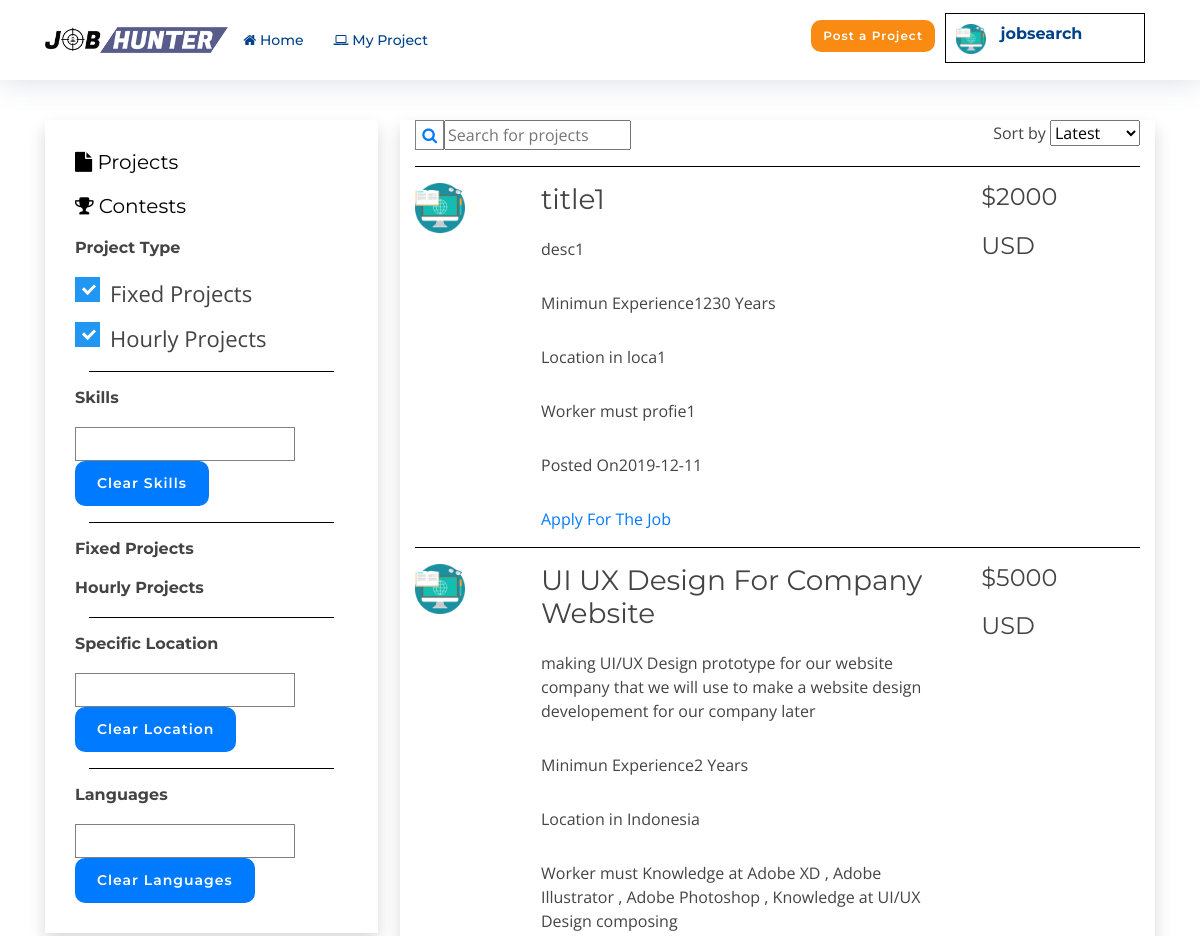
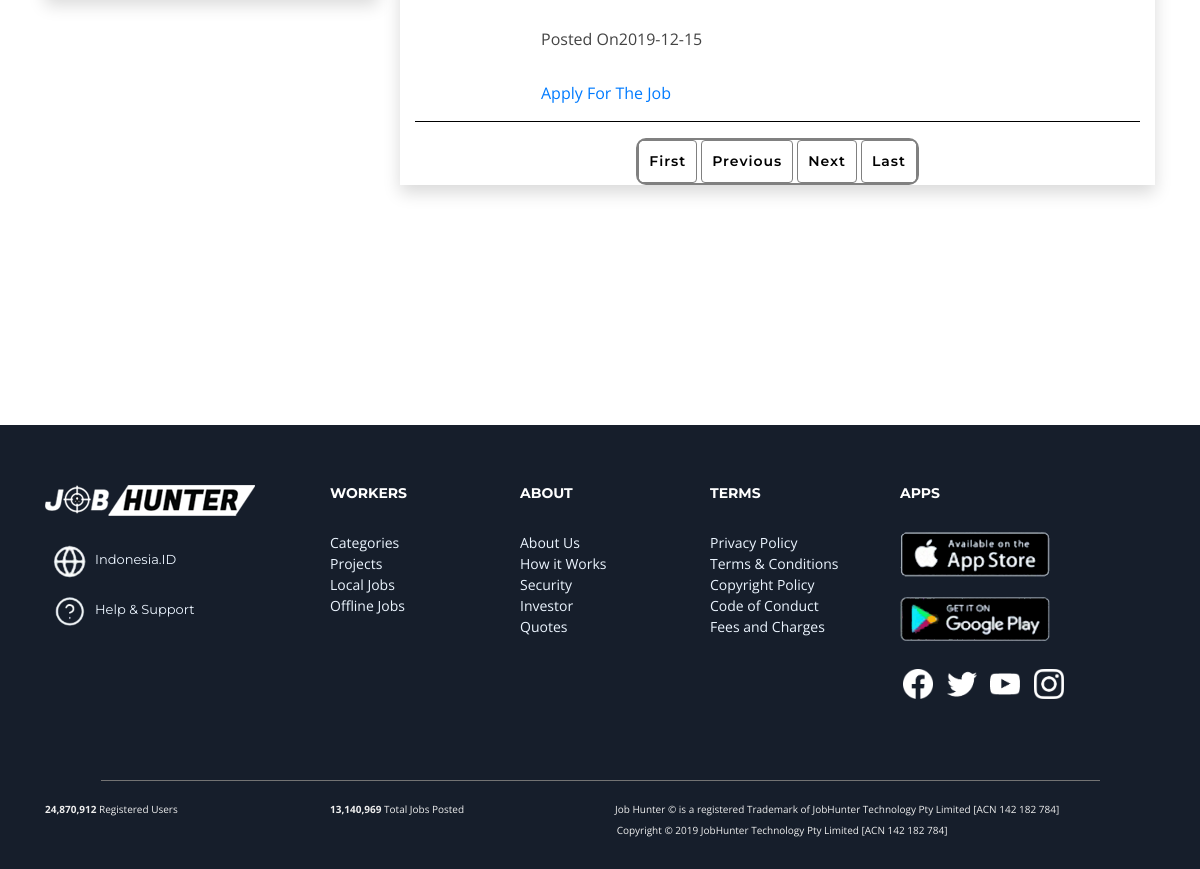
Screenshot of /jobsearch/browse.php (signed in) with the database file from the repository (2 pictures, top to bottom).
### tables this page shows
CREATE TABLE `tb_user` (
  `id_user` int(50) NOT NULL,
  `username` varchar(100) NOT NULL,
  `password` varchar(100) NOT NULL,
  `name` varchar(100) NOT NULL,
  `email` varchar(100) NOT NULL,
  `phone` int(20) NOT NULL,
  `role` enum('none','jobhunter','jobplacer','admin') NOT NULL,
  `status` enum('active','pending','closed') NOT NULL
);

CREATE TABLE `tb_job` (
  `id_job` int(50) NOT NULL,
  `id_placer` int(50) NOT NULL,
  `title` varchar(300) NOT NULL,
  `jobdesc` varchar(300) NOT NULL,
  `experience` varchar(50) NOT NULL,
  `salary` varchar(100) NOT NULL,
  `location` varchar(100) NOT NULL,
  `industry` varchar(100) NOT NULL,
  `profile` varchar(100) NOT NULL,
  `postdate` date NOT NULL,
  `status` enum('active','closed') NOT NULL
);

### jobsearch/browse.php (the view, shortened to what this page needs)
<?php
include '../config.php';
$id_user = $_SESSION['id_user'];
$query = mysqli_query($sql,"SELECT username from tb_user where id_user = '$id_user'");
$data = mysqli_fetch_assoc($query);
$username = $data['username'];
?>
<!DOCTYPE html>
<html lang="en">
<head>
  <link href="../assets/lib/bootstrap/css/bootstrap.min.css" rel="stylesheet">
  <link href="../assets/lib/font-awesome/css/font-awesome.min.css" rel="stylesheet">
  <link href="../assets/lib/animate/animate.min.css" rel="stylesheet">
  <link href="../assets/lib/ionicons/css/ionicons.min.css" rel="stylesheet">
  <link href="../assets/lib/owlcarousel/assets/owl.carousel.min.css" rel="stylesheet">
  <link href="../assets/lib/lightbox/css/lightbox.min.css" rel="stylesheet">
  <link href="../assets/css/style4.css" rel="stylesheet">
</head>
<body>
  <header id="header" class="fixed-top">
    <div class="container">
      <div class="logo float-left">
        <a href="browse.php" class="scrollto"><img src="../assets/img/logo5.png" alt="" class="img-fluid"></a>
      </div>
      <nav class="main-nav d-none d-lg-block">
        <ul class="float-left">
          <li><a href="browse.php"><i class="fa fa-home"></i>  Home</a></li>
          <li class="active"><a href="myprojects.php"><i class="fa fa-laptop"></i>  My Project</a></li>
        </ul>
        <ul class="float-right">
          <li><a href="placing.html" class="btn ">Post a Project</a></li>
          <li>
            <a href="profile.php" class="profile ">
            <div class="container">
              <div class="row">
                <div class="col-lg-3">
                  <img src="../assets/img/browse/desktop.png" width="30px" height="30px">
                </div>
                <div class="col-lg-4">
                  <h6><strong><?= $username;?></strong></h6>
                </div>
              </div>
            </div>
            </a>
          </li>
        </ul>
      </nav>
    </div>
  </header>
  <main id="main">
  <section id="main" class="clearfix">
    <div class="container">
      <div class="filter shadow">
        <div>
          <h5><a href="" title=""><i class="fa fa-file"></i>  Projects</a></h5>
          <h5><a href="" title=""><i class="fa fa-trophy"></i>  Contests</a></h5>
          <div class="check">
            <h6>Project Type</h6>
            <label class="check-box ">Fixed Projects
              <span class="checkmark"></span>
            </label>
            <label class="check-box ">Hourly Projects
              <span class="checkmark"></span>
            </label>
            <hr width="90%">
          </div>
          <div class="skills">
            <h6>Skills</h6>
            <div>
              <a href="#about" class="btn">Clear Skills</a>
            </div>
            <hr width="90%">
          </div>
          <div class="pay">
            <h6>Fixed Projects</h6>
            <h6>Hourly Projects</h6>
            <hr width="90%">
          </div>
          <div class="place">
            <h6>Specific Location</h6>
            <div>
              <a href="#about" class="btn">Clear Location</a>
            </div>
             <hr width="90%">
          </div>
          <div class="skills">
            <h6>Languages</h6>
            <div>
              <a href="#about" class="btn">Clear Languages</a>
            </div>
          </div>
        </div>
      </div>
      <div class="search shadow">
        <div class="container">
          <div class="row">
            <div class="search-btn col-lg-6 col-md-6" align="left">
              <a href="#" class="search-btn"><i class="fa fa-search"></i><input class="search-txt" type="text" placeholder="Search for projects"></a>
            </div>
            <div class="sort col-lg-6 col-md-6" align="right">
              Sort by
              <select id="list" onchange="getSelectValue();">
                <option value="latest">Latest</option>
              </select>
            </div>
          </div>
          <hr>
            <?php
            $datajob = mysqli_query($sql,"SELECT *
            from tb_job
            where status = 'active' ");
            while($row = mysqli_fetch_array($datajob))
            {
                echo "
                <div class= 'row'>
                <div class='col-lg-2 col-md-2'>
                  <img src='../assets/img/browse/desktop.png' width='50px' height='50px' >
                </div>
                    <div class='col-lg-7 col-md-2'>
                        <h3>".$row['title']."</h3>
                        <p>".$row['jobdesc']."</p>
                        <p> Minimun Experience".$row['experience']." Years</p>
                        <p> Location in ".$row['location']."</p>
                        <p> Worker must ".$row['profile']."</p>
                        <p> Posted On".$row['postdate']."</p>
                        <a href='applyjob.php?id_job=".$row['id_job']."class='btn-danger'>Apply For The Job</button></a>
                    </div>
                ";
            echo "<div class='col-lg-3 col-md-2'>
              <h4> $".$row['salary']."</h4>
              <h4>USD</h4>
            </div>
        </div>
        <hr>
            ";
            }
        ?>
        </div>
        <div class="page">
          <div class="page-btn ">
            <a href="" class="btn" >First</a>
            <a href="" class="btn" >Previous</a>
            <a href="" class="btn" >Next</a>
            <a href="" class="btn">Last</a>
          </div>
        </div>
      </div>
    </div>
  </section>
  </main>
  <footer id="footer">
    <div class="footer-top">
      <div class="container">
        <div class="row">
          <div class="col-lg-3 col-md-6 footer-info">
            <img src="img/footer/logo7.png"><br>
            <a href=""><img src="../assets/img/footer/globe.png" width="50px" height="50px">Indonesia.ID</a><br>
            <a href=""><img src="../assets/img/footer/help.png" width="50px" height="50px">Help &amp; Support</a>
          </div>
          <div class="col-lg-2 col-md-6 footer-links">
            <h4>Workers</h4>
            <ul>
              <li><a href="#">Categories</a></li>
              <li><a href="#">Projects</a></li>
              <li><a href="#">Local Jobs</a></li>
              <li><a href="#">Offline Jobs</a></li>
            </ul>
          </div>
          <div class="col-lg-2 col-md-6 footer-links">
            <h4>About</h4>
            <ul>
              <li><a href="#">About Us</a></li>
              <li><a href="#">How it Works</a></li>
              <li><a href="#">Security</a></li>
              <li><a href="#">Investor</a></li>
              <li><a href="#">Quotes</a></li>
            </ul>
          </div>
           <div class="col-lg-2 col-md-6 footer-links">
            <h4>Terms</h4>
            <ul>
              <li><a href="#">Privacy Policy</a></li>
              <li><a href="#">Terms &amp; Conditions</a></li>
              <li><a href="#">Copyright Policy</a></li>
              <li><a href="#">Code of Conduct</a></li>
              <li><a href="#">Fees and Charges</a></li>
            </ul>
          </div>
          <div class="col-lg-3 col-md-6 footer-newsletter">
            <h4>Apps</h4>
            <a href="#"><img src="../assets/img/footer/app2.png" width="150px" height="auto"></a>
            <a href="#"><img src="../assets/img/footer/play.png" width="150px" height="auto"></a>
            <div class="social-links">
              <a href="#" class="facebook"><img src="../assets/img/footer/facebook.png" width="30px" height="30px"></a>
              <a href="#" class="twitter"><img src="../assets/img/footer/twitter.png" width="30px" height="30px"></a>
              <a href="#" class="google-plus"><img src="../assets/img/footer/youtube.png" width="30px" height="30px"></a>
              <a href="#" class="instagram"><img src="../assets/img/footer/instagram.png" width="30px" height="30px"></a>
            </div>
          </div>
        </div>
      </div>
    </div>
    <div class="end container">
      <hr width="90%">
      <div class="row">
          <div class="col-lg-3 col-md-6 ">
            <p><strong><span data-toggle="counter-up">38,262,942</span></strong> Registered Users</p>
          </div>
          <div class="col-lg-3 col-md-6 ">
            <p><strong><span data-toggle="counter-up">20,216,875</span></strong> Total Jobs Posted</p>
          </div>
          <div class="col-lg-6 col-md-6 wow fadeInRight">
            <p>Job Hunter &copy; is a registered Trademark of JobHunter Technology Pty Limited [ACN 142 182 784]</p>
          </div>
      </div>
      <div class="copyright wow fadeInRight">
        <p>Copyright &copy; 2019 JobHunter Technology Pty Limited [ACN 142 182 784]</p>
      </div>
    </div>
  </footer>
</body>
</html>

### rows the page displays
tb_user: username "jobsearch"
tb_job: title "title1", jobdesc "desc1", experience "1230", location "loca1", profile "profie1", postdate "2019-12-11", salary "2000"
tb_job: title "UI UX Design For Company Website", jobdesc "making UI/UX Design prototype for our website company that we will use to make a website design developement for our company later", experience "2", location "Indonesia", profile "Knowledge at Adobe XD , Adobe Illustrator , Adobe Photoshop , Knowledge at UI/UX Design composing", postdate "2019-12-15", salary "5000"
